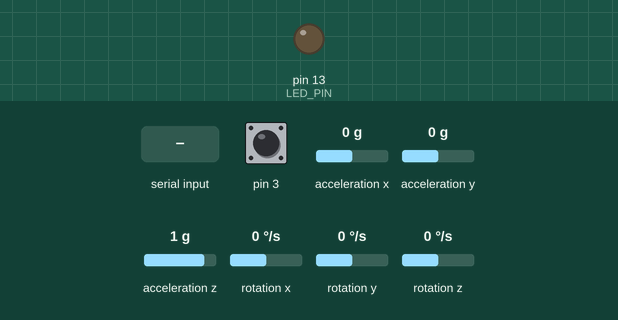
Simulated run of this sketch. Board: Arduino Leonardo, built with avr-gcc and run on an emulated ATmega32U4. Parts: output pins drawn as LEDs (lit = HIGH). Dashed ring = blinking. The test bench sets the inputs (shaded band); at power-on: acceleration x 0 g, acceleration y 0 g, acceleration z 1 g, rotation z 0 °/s, pin 3 HIGH, rotation x 0 °/s, rotation y 0 °/s. The sensor or clock chip raises its interrupt line as the real part does; what the sketch prints to the serial monitor is not drawn.

Above: at 0.8 s.
0.9 s: "1\n" received over Serial
At 2.53 s:
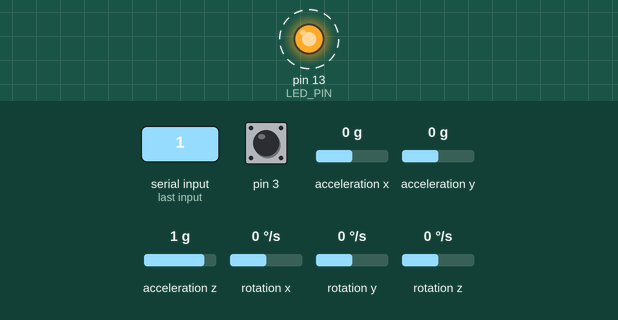
3.9 s: acceleration x set to -1.4 g
5.4 s: acceleration y set to -1.4 g
6.9 s: acceleration z set to -1.4 g
9.9 s: rotation z set to -192 °/s
12.9 s: pin 3 pulled LOW for 0.15 s
Timing chart, 0 to 62.0 s (numbered marks = the images above; inputs shaded):
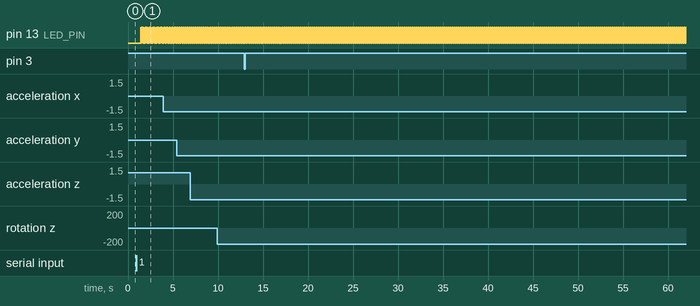

The sketch:

MPU6050_DMP6.ino
```cpp
void setup() {
  MPUSetup();
}

void loop() {
    MPULoop();
    //Serial.println(getYaw());
}
```

MPU.ino
```cpp
// I2C device class (I2Cdev) demonstration Arduino sketch for MPU6050 class using DMP (MotionApps v2.0)
// 6/21/2012 by Jeff Rowberg <jeff@rowberg.net>
// Updates should (hopefully) always be available at https://github.com/jrowberg/i2cdevlib
//
// Changelog:
//      2013-05-08 - added seamless Fastwire support
//                 - added note about gyro calibration
//      2012-06-21 - added note about Arduino 1.0.1 + Leonardo compatibility error
//      2012-06-20 - improved FIFO overflow handling and simplified read process
//      2012-06-19 - completely rearranged DMP initialization code and simplification
//      2012-06-13 - pull gyro and accel data from FIFO packet instead of reading directly
//      2012-06-09 - fix broken FIFO read sequence and change interrupt detection to RISING
//      2012-06-05 - add gravity-compensated initial reference frame acceleration output
//                 - add 3D math helper file to DMP6 example sketch
//                 - add Euler output and Yaw/Pitch/Roll output formats
//      2012-06-04 - remove accel offset clearing for better results (thanks Sungon Lee)
//      2012-06-01 - fixed gyro sensitivity to be 2000 deg/sec instead of 250
//      2012-05-30 - basic DMP initialization working

/* ============================================
I2Cdev device library code is placed under the MIT license
Copyright (c) 2012 Jeff Rowberg

Permission is hereby granted, free of charge, to any person obtaining a copy
of this software and associated documentation files (the "Software"), to deal
in the Software without restriction, including without limitation the rights
to use, copy, modify, merge, publish, distribute, sublicense, and/or sell
copies of the Software, and to permit persons to whom the Software is
furnished to do so, subject to the following conditions:

The above copyright notice and this permission notice shall be included in
all copies or substantial portions of the Software.

THE SOFTWARE IS PROVIDED "AS IS", WITHOUT WARRANTY OF ANY KIND, EXPRESS OR
IMPLIED, INCLUDING BUT NOT LIMITED TO THE WARRANTIES OF MERCHANTABILITY,
FITNESS FOR A PARTICULAR PURPOSE AND NONINFRINGEMENT. IN NO EVENT SHALL THE
AUTHORS OR COPYRIGHT HOLDERS BE LIABLE FOR ANY CLAIM, DAMAGES OR OTHER
LIABILITY, WHETHER IN AN ACTION OF CONTRACT, TORT OR OTHERWISE, ARISING FROM,
OUT OF OR IN CONNECTION WITH THE SOFTWARE OR THE USE OR OTHER DEALINGS IN
THE SOFTWARE.
===============================================
*/


// I2Cdev and MPU6050 must be installed as libraries, or else the .cpp/.h files
// for both classes must be in the include path of your project
#include "I2Cdev.h"
#include "MPU6050_6Axis_MotionApps20.h"

// Arduino Wire library is required if I2Cdev I2CDEV_ARDUINO_WIRE implementation
// is used in I2Cdev.h
#if I2CDEV_IMPLEMENTATION == I2CDEV_ARDUINO_WIRE
    #include "Wire.h"
#endif

// class default I2C address is 0x68
// specific I2C addresses may be passed as a parameter here
// AD0 low = 0x68 (default for SparkFun breakout and InvenSense evaluation board)
// AD0 high = 0x69
MPU6050 mpu;
//MPU6050 mpu(0x69); // <-- use for AD0 high

/* =========================================================================
   NOTE: In addition to connection 3.3v, GND, SDA, and SCL, this sketch
   depends on the MPU-6050's INT pin being connected to the Arduino's
   external interrupt #0 pin. On the Arduino Uno and Mega 2560, this is
   digital I/O pin 2.
 * ========================================================================= */

/* =========================================================================
   NOTE: Arduino v1.0.1 with the Leonardo board generates a compile error
   when using Serial.write(buf, len). The Teapot output uses this method.
   The solution requires a modification to the Arduino USBAPI.h file, which
   is fortunately simple, but annoying. This will be fixed in the next IDE
   release. For more info, see these links:

   http://arduino.cc/forum/index.php/topic,109987.0.html
   http://code.google.com/p/arduino/issues/detail?id=958
 * ========================================================================= */


// uncomment "OUTPUT_READABLE_QUATERNION" if you want to see the actual
// quaternion components in a [w, x, y, z] format (not best for parsing
// on a remote host such as Processing or something though)
//#define OUTPUT_READABLE_QUATERNION

// uncomment "OUTPUT_READABLE_EULER" if you want to see Euler angles
// (in degrees) calculated from the quaternions coming from the FIFO.
// Note that Euler angles suffer from gimbal lock (for more info, see
// http://en.wikipedia.org/wiki/Gimbal_lock)
//#define OUTPUT_READABLE_EULER

// uncomment "OUTPUT_READABLE_YAWPITCHROLL" if you want to see the yaw/
// pitch/roll angles (in degrees) calculated from the quaternions coming
// from the FIFO. Note this also requires gravity vector calculations.
// Also note that yaw/pitch/roll angles suffer from gimbal lock (for
// more info, see: http://en.wikipedia.org/wiki/Gimbal_lock)
#define OUTPUT_READABLE_YAWPITCHROLL

// uncomment "OUTPUT_READABLE_REALACCEL" if you want to see acceleration
// components with gravity removed. This acceleration reference frame is
// not compensated for orientation, so +X is always +X according to the
// sensor, just without the effects of gravity. If you want acceleration
// compensated for orientation, us OUTPUT_READABLE_WORLDACCEL instead.
#define OUTPUT_READABLE_REALACCEL

// uncomment "OUTPUT_READABLE_WORLDACCEL" if you want to see acceleration
// components with gravity removed and adjusted for the world frame of
// reference (yaw is relative to initial orientation, since no magnetometer
// is present in this case). Could be quite handy in some cases.
//#define OUTPUT_READABLE_WORLDACCEL

// uncomment "OUTPUT_TEAPOT" if you want output that matches the
// format used for the InvenSense teapot demo
//#define OUTPUT_TEAPOT


#define LED_PIN 13 // (Arduino is 13, Teensy is 11, Teensy++ is 6)
bool blinkState = false;

// MPU control/status vars
bool dmpReady = false;  // set true if DMP init was successful
uint8_t mpuIntStatus;   // holds actual interrupt status byte from MPU
uint8_t devStatus;      // return status after each device operation (0 = success, !0 = error)
uint16_t packetSize;    // expected DMP packet size (default is 42 bytes)
uint16_t fifoCount;     // count of all bytes currently in FIFO
uint8_t fifoBuffer[64]; // FIFO storage buffer

// orientation/motion vars
Quaternion q;           // [w, x, y, z]         quaternion container
VectorInt16 aa;         // [x, y, z]            accel sensor measurements
VectorInt16 aaReal;     // [x, y, z]            gravity-free accel sensor measurements
VectorInt16 aaWorld;    // [x, y, z]            world-frame accel sensor measurements
VectorFloat gravity;    // [x, y, z]            gravity vector
float euler[3];         // [psi, theta, phi]    Euler angle container
float ypr[3];           // [yaw, pitch, roll]   yaw/pitch/roll container and gravity vector

float yaw, pitch, roll, realAccelX, realAccelY, realAccelZ;


// packet structure for InvenSense teapot demo
uint8_t teapotPacket[14] = { '$', 0x02, 0,0, 0,0, 0,0, 0,0, 0x00, 0x00, '\r', '\n' };


// ================================================================
// ===               INTERRUPT DETECTION ROUTINE                ===
// ================================================================

volatile bool mpuInterrupt = false;     // indicates whether MPU interrupt pin has gone high
void dmpDataReady() {
    mpuInterrupt = true;
}

// ================================================================
// ===                      INITIAL SETUP                       ===
// ================================================================
void MPUSetup(){
    // join I2C bus (I2Cdev library doesn't do this automatically)
    #if I2CDEV_IMPLEMENTATION == I2CDEV_ARDUINO_WIRE
        Wire.begin();
        TWBR = 24; // 400kHz I2C clock (200kHz if CPU is 8MHz)
    #elif I2CDEV_IMPLEMENTATION == I2CDEV_BUILTIN_FASTWIRE
        Fastwire::setup(400, true);
    #endif

    // initialize serial communication
    // (115200 chosen because it is required for Teapot Demo output, but it's
    // really up to you depending on your project)
    Serial.begin(115200);
    while (!Serial); // wait for Leonardo enumeration, others continue immediately

    // NOTE: 8MHz or slower host processors, like the Teensy @ 3.3v or Ardunio
    // Pro Mini running at 3.3v, cannot handle this baud rate reliably due to
    // the baud timing being too misaligned with processor ticks. You must use
    // 38400 or slower in these cases, or use some kind of external separate
    // crystal solution for the UART timer.

    // initialize device
    Serial.println(F("Initializing I2C devices..."));
    mpu.initialize();

    // verify connection
    Serial.println(F("Testing device connections..."));
    Serial.println(mpu.testConnection() ? F("MPU6050 connection successful") : F("MPU6050 connection failed"));

    // wait for ready
    Serial.println(F("\nSend any character to begin DMP programming and demo: "));
    while (Serial.available() && Serial.read()); // empty buffer
    while (!Serial.available());                 // wait for data
    while (Serial.available() && Serial.read()); // empty buffer again

    // load and configure the DMP
    Serial.println(F("Initializing DMP..."));
    devStatus = mpu.dmpInitialize();

    // supply your own gyro offsets here, scaled for min sensitivity
    mpu.setXGyroOffset(118);
    mpu.setYGyroOffset(65);
    mpu.setZGyroOffset(-32);
    mpu.setXAccelOffset(-2345);
    mpu.setYAccelOffset(-383);
    mpu.setZAccelOffset(1201);

    // make sure it worked (returns 0 if so)
    if (devStatus == 0) {
        // turn on the DMP, now that it's ready
        Serial.println(F("Enabling DMP..."));
        mpu.setDMPEnabled(true);

        // enable Arduino interrupt detection
        Serial.println(F("Enabling interrupt detection (Arduino external interrupt 0)..."));
        attachInterrupt(0, dmpDataReady, RISING);
        mpuIntStatus = mpu.getIntStatus();

        // set our DMP Ready flag so the main loop() function knows it's okay to use it
        Serial.println(F("DMP ready! Waiting for first interrupt..."));
        dmpReady = true;

        // get expected DMP packet size for later comparison
        packetSize = mpu.dmpGetFIFOPacketSize();
    } else {
        // ERROR!
        // 1 = initial memory load failed
        // 2 = DMP configuration updates failed
        // (if it's going to break, usually the code will be 1)
        Serial.print(F("DMP Initialization failed (code "));
        Serial.print(devStatus);
        Serial.println(F(")"));
    }

    // configure LED for output
    pinMode(LED_PIN, OUTPUT);
}


// ================================================================
// ===                    MAIN PROGRAM LOOP                     ===
// ================================================================

void MPULoop(){
// if programming failed, don't try to do anything
    if (!dmpReady) return;

    // wait for MPU interrupt or extra packet(s) available
    while (!mpuInterrupt && fifoCount < packetSize) {
        // other program behavior stuff here
        // .
        // .
        // .
        // if you are really paranoid you can frequently test in between other
        // stuff to see if mpuInterrupt is true, and if so, "break;" from the
        // while() loop to immediately process the MPU data
        // .
        // .
        // .
    }

    // reset interrupt flag and get INT_STATUS byte
    mpuInterrupt = false;
    mpuIntStatus = mpu.getIntStatus();

    // get current FIFO count
    fifoCount = mpu.getFIFOCount();

    // check for overflow (this should never happen unless our code is too inefficient)
    if ((mpuIntStatus & 0x10) || fifoCount == 1024) {
        // reset so we can continue cleanly
        mpu.resetFIFO();
        Serial.println(F("FIFO overflow!"));

    // otherwise, check for DMP data ready interrupt (this should happen frequently)
    } else if (mpuIntStatus & 0x02) {
        // wait for correct available data length, should be a VERY short wait
        while (fifoCount < packetSize) fifoCount = mpu.getFIFOCount();

        // read a packet from FIFO
        mpu.getFIFOBytes(fifoBuffer, packetSize);

        // track FIFO count here in case there is > 1 packet available
        // (this lets us immediately read more without waiting for an interrupt)
        fifoCount -= packetSize;

        #ifdef OUTPUT_READABLE_QUATERNION
            // display quaternion values in easy matrix form: w x y z
            mpu.dmpGetQuaternion(&q, fifoBuffer);
            Serial.print("quat\t");
            Serial.print(q.w);
            Serial.print("\t");
            Serial.print(q.x);
            Serial.print("\t");
            Serial.print(q.y);
            Serial.print("\t");
            Serial.println(q.z);
        #endif

        #ifdef OUTPUT_READABLE_EULER
            // display Euler angles in degrees
            mpu.dmpGetQuaternion(&q, fifoBuffer);
            mpu.dmpGetEuler(euler, &q);
            Serial.print("euler\t");
            Serial.print(euler[0] * 180/M_PI);
            Serial.print("\t");
            Serial.print(euler[1] * 180/M_PI);
            Serial.print("\t");
            Serial.println(euler[2] * 180/M_PI);
        #endif

        #ifdef OUTPUT_READABLE_YAWPITCHROLL
            // display Euler angles in degrees
            mpu.dmpGetQuaternion(&q, fifoBuffer);
            mpu.dmpGetGravity(&gravity, &q);
            mpu.dmpGetYawPitchRoll(ypr, &q, &gravity);
            Serial.print("ypr\t");
            Serial.print(ypr[0] * 180/M_PI);
            Serial.print("\t");
            Serial.print(ypr[1] * 180/M_PI);
            Serial.print("\t");
            Serial.println(ypr[2] * 180/M_PI);
            yaw = ypr[0] * 180/M_PI;
            pitch = ypr[1] * 180/M_PI;
            roll = ypr[2] * 180/M_PI;
        #endif

        #ifdef OUTPUT_READABLE_REALACCEL
            // display real acceleration, adjusted to remove gravity
            mpu.dmpGetQuaternion(&q, fifoBuffer);
            mpu.dmpGetAccel(&aa, fifoBuffer);
            mpu.dmpGetGravity(&gravity, &q);
            mpu.dmpGetLinearAccel(&aaReal, &aa, &gravity);
            Serial.print("areal\t");
            Serial.print(aaReal.x);
            Serial.print("\t");
            Serial.print(aaReal.y);
            Serial.print("\t");
            Serial.println(aaReal.z);
            realAccelX = aaReal.x;
            realAccelY = aaReal.y;
            realAccelZ = aaReal.z;
        #endif

        #ifdef OUTPUT_READABLE_WORLDACCEL
            // display initial world-frame acceleration, adjusted to remove gravity
            // and rotated based on known orientation from quaternion
            mpu.dmpGetQuaternion(&q, fifoBuffer);
            mpu.dmpGetAccel(&aa, fifoBuffer);
            mpu.dmpGetGravity(&gravity, &q);
            mpu.dmpGetLinearAccel(&aaReal, &aa, &gravity);
            mpu.dmpGetLinearAccelInWorld(&aaWorld, &aaReal, &q);
            Serial.print("aworld\t");
            Serial.print(aaWorld.x);
            Serial.print("\t");
            Serial.print(aaWorld.y);
            Serial.print("\t");
            Serial.println(aaWorld.z);
        #endif

        #ifdef OUTPUT_TEAPOT
            // display quaternion values in InvenSense Teapot demo format:
            teapotPacket[2] = fifoBuffer[0];
            teapotPacket[3] = fifoBuffer[1];
            teapotPacket[4] = fifoBuffer[4];
            teapotPacket[5] = fifoBuffer[5];
            teapotPacket[6] = fifoBuffer[8];
            teapotPacket[7] = fifoBuffer[9];
            teapotPacket[8] = fifoBuffer[12];
            teapotPacket[9] = fifoBuffer[13];
            Serial.write(teapotPacket, 14);
            teapotPacket[11]++; // packetCount, loops at 0xFF on purpose
        #endif

        // blink LED to indicate activity
        blinkState = !blinkState;
        digitalWrite(LED_PIN, blinkState);
    }
}

float getYaw(){
  return yaw;
}
float getPitch(){
  return pitch;
}
float getRoll(){
  return roll;
}
float getAccelX(){
  return realAccelX;
}
float getAccelY(){
  return realAccelY;
}
float getAccelZ(){
  return realAccelZ;
}
```

Measured:
- after the input at 0.9 s, pin 13 (LED_PIN): alternates HIGH for 0.01 s and LOW for 0.01 s, starting after 0.53 s
